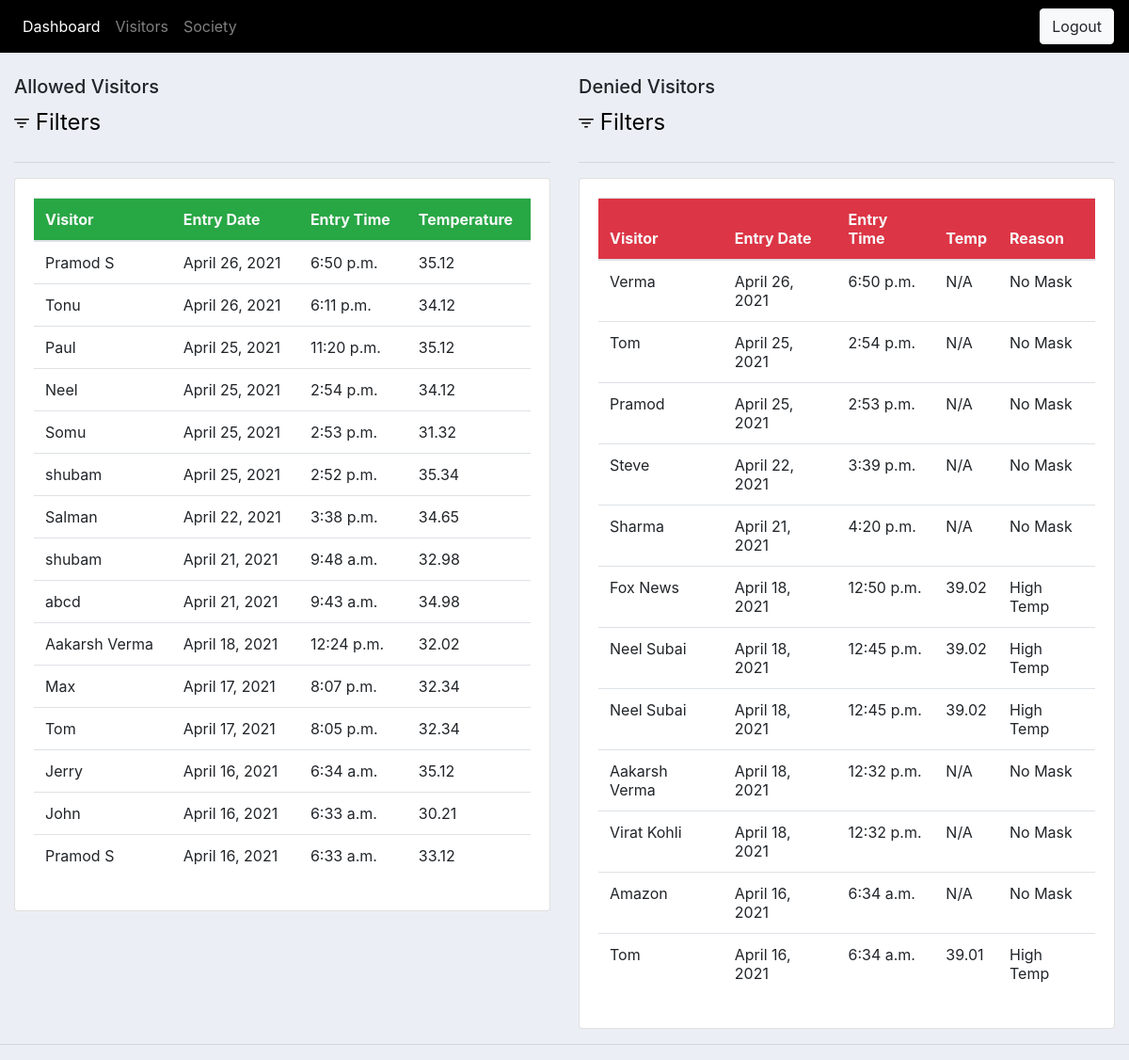
The app's page /visitors/ (signed in) with its own data.
### accounts/models.py (models this page shows, shortened)
class ValidVisitor(models.Model):
    name = models.CharField(max_length=200)
    entry_date = models.DateField(auto_now=False, auto_now_add=False)
    entry_time = models.TimeField(auto_now=False, auto_now_add=False)
    temp = models.FloatField()
    soc_name = models.ForeignKey(Society, null=True, blank=True, on_delete=models.CASCADE)

class InvalidVisitor(models.Model):
    STATUS = (
        ('No Mask', 'No Mask'),
        ('High Temperature', 'High Temperature'),
    )
    name = models.CharField(max_length=200)
    entry_date = models.DateField(auto_now=False, auto_now_add=False)
    entry_time = models.TimeField(auto_now=False, auto_now_add=False)
    temp = models.FloatField(null=True, blank=True)
    status =  models.CharField(max_length=50, choices=STATUS)
    soc_name = models.ForeignKey(Society, null=True, on_delete=models.CASCADE)

### accounts/views.py (the view)
# urls.py: path('visitors/', views.visitors, name='visitor'),
@login_required(login_url='login')
def visitors(request):
    context = {}
    user = request.user
    socinfo = Society.objects.get(user=user)
    validvisitors = ValidVisitor.objects.all().order_by('entry_date', 'entry_time').reverse()
    invalidvisitors = InvalidVisitor.objects.all().order_by('entry_date', 'entry_time').reverse()
    myFilter = ValidVisitorFilter(request.GET, queryset=validvisitors)
    validvisitors = myFilter.qs
    nxtFilter = InvalidVisitorFilter(request.POST, queryset=invalidvisitors)
    invalidvisitors = nxtFilter.qs
    context = {
        'socinfo'           : socinfo,
        'validvisitors'     : validvisitors,
        'invalidvisitors'   : invalidvisitors,
        'myFilter'          : myFilter,
        }
    return render(request, 'accounts/visitors.html', context)

### accounts/templates/accounts/visitors.html (shortened to what this page needs)
{% extends 'main.html' %}
{% load static %}
{% block content %}
<br>
<div class="mx-auto row">
    <div class="col-md-6">
        <h5>Allowed Visitors</h5>
        <div class="row">
            <div class="col">
                <a data-toggle="collapse" class="mx-auto" style="color:black; margin-left: auto;" href="#collapse1">
                <legend legend><img src="{% static 'img/filter.svg' %}" alt="" srcset="">
                    Filters</legend>
                </a>
            </div>
        </div>
        <hr>
        <div class="card card-body">
            <table class="table">
                <thead>
                    <tr class="text-light bg-success">
                        <th>Visitor</th>
                        <th>Entry Date</th>
                        <th>Entry Time</th>
                        <th>Temperature</th>
                    </tr>
                    {% for i in validvisitors %}
                        <tr>
                            <td>{{i.name}}</td>
                            <td>{{i.entry_date}}</td>
                            <td>{{i.entry_time}}</td>
                            <td>{{i.temp}}</td>
                        </tr>
                    {% endfor %}
                </thead>
            </table>
        </div>
    </div>
    <div class="col-md-6">
        <h5>Denied Visitors</h5>
        <div class="row">
            <div class="col">
                <a data-toggle="collapse" class="mx-auto" style="color:black; margin-left: auto;" href="#collapse2">
                <legend legend><img src="{% static 'img/filter.svg' %}" alt="" srcset="">
                    Filters</legend>
                </a>
            </div>
        </div>
        <hr>
        <div class="card card-body">
            <table class="table">
                <thead>
                    <tr class="text-light bg-danger">
                        <th>Visitor</th>
                        <th>Entry Date</th>
                        <th>Entry Time</th>
                        <th>Temp</th>
                        <th>Reason</th>
                    </tr>
                    {% for i in invalidvisitors %}
                        <tr>
                            <td>{{i.name}}</td>
                            <td>{{i.entry_date}}</td>
                            <td>{{i.entry_time}}</td>
                            {% if i.temp > 0.0 %}
                            <td>{{i.temp}}</td>
                            <td>High Temp</td>
                            {% else %}
                            <td>N/A</td>
                            <td>{{i.status}}</td>
                            {% endif%}
                        </tr>
                    {% endfor %}
                </thead>
            </table>
        </div>
    </div>
</div>
{% endblock content %}

### static/css/main.css (style rules this page uses)
body { background-color: #ebeff5; }

### records on screen
ValidVisitor: name "Pramod S", entry_date "April 26, 2021", entry_time "6:50 p.m.", temp "35.12"
ValidVisitor: name "Tonu", entry_date "April 26, 2021", entry_time "6:11 p.m.", temp "34.12"
ValidVisitor: name "Paul", entry_date "April 25, 2021", entry_time "11:20 p.m.", temp "35.12"
ValidVisitor: name "Neel", entry_date "April 25, 2021", entry_time "2:54 p.m.", temp "34.12"
ValidVisitor: name "Somu", entry_date "April 25, 2021", entry_time "2:53 p.m.", temp "31.32"
ValidVisitor: name "shubam", entry_date "April 25, 2021", entry_time "2:52 p.m.", temp "35.34"
ValidVisitor: name "Salman", entry_date "April 22, 2021", entry_time "3:38 p.m.", temp "34.65"
ValidVisitor: name "shubam", entry_date "April 21, 2021", entry_time "9:48 a.m.", temp "32.98"
ValidVisitor: name "abcd", entry_date "April 21, 2021", entry_time "9:43 a.m.", temp "34.98"
ValidVisitor: name "Aakarsh Verma", entry_date "April 18, 2021", entry_time "12:24 p.m.", temp "32.02"
ValidVisitor: name "Max", entry_date "April 17, 2021", entry_time "8:07 p.m.", temp "32.34"
ValidVisitor: name "Tom", entry_date "April 17, 2021", entry_time "8:05 p.m.", temp "32.34"
ValidVisitor: name "Jerry", entry_date "April 16, 2021", entry_time "6:34 a.m.", temp "35.12"
ValidVisitor: name "John", entry_date "April 16, 2021", entry_time "6:33 a.m.", temp "30.21"
ValidVisitor: name "Pramod S", entry_date "April 16, 2021", entry_time "6:33 a.m.", temp "33.12"
InvalidVisitor: name "Verma", entry_date "April 26, 2021", entry_time "6:50 p.m.", status "No Mask"
InvalidVisitor: name "Tom", entry_date "April 25, 2021", entry_time "2:54 p.m.", status "No Mask"
InvalidVisitor: name "Pramod", entry_date "April 25, 2021", entry_time "2:53 p.m.", status "No Mask"
InvalidVisitor: name "Steve", entry_date "April 22, 2021", entry_time "3:39 p.m.", status "No Mask"
InvalidVisitor: name "Sharma", entry_date "April 21, 2021", entry_time "4:20 p.m.", status "No Mask"
InvalidVisitor: name "Fox News", entry_date "April 18, 2021", entry_time "12:50 p.m.", temp "39.02"
InvalidVisitor: name "Neel Subai", entry_date "April 18, 2021", entry_time "12:45 p.m.", temp "39.02"
InvalidVisitor: name "Neel Subai", entry_date "April 18, 2021", entry_time "12:45 p.m.", temp "39.02"
InvalidVisitor: name "Aakarsh Verma", entry_date "April 18, 2021", entry_time "12:32 p.m.", status "No Mask"
InvalidVisitor: name "Virat Kohli", entry_date "April 18, 2021", entry_time "12:32 p.m.", status "No Mask"
InvalidVisitor: name "Amazon", entry_date "April 16, 2021", entry_time "6:34 a.m.", status "No Mask"
InvalidVisitor: name "Tom", entry_date "April 16, 2021", entry_time "6:34 a.m.", temp "39.01"
